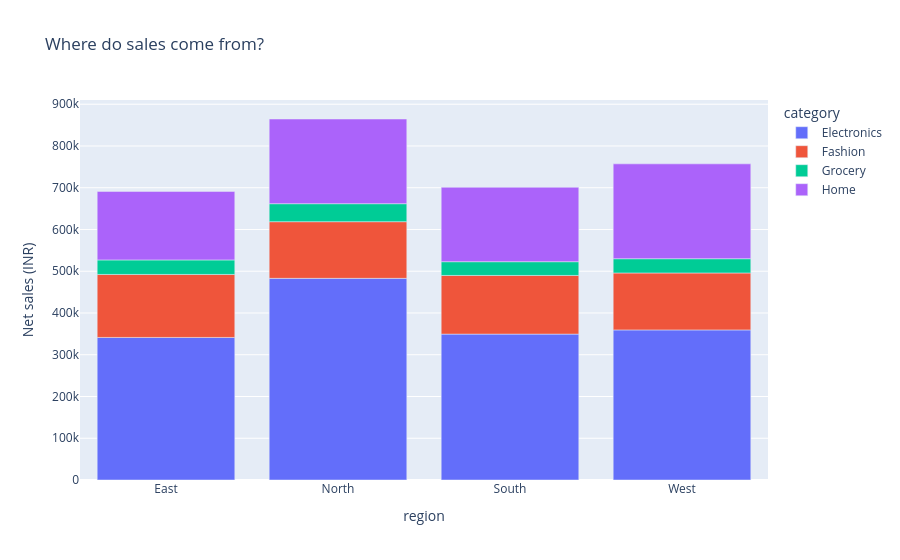

Notebook code for this chart:
### Markdown cell above
**Interpretation and reasoning**

Each marker summarizes selected orders in one month, not an individual order. Both lines use INR, so their heights can be compared as monetary amounts. The profit line remains below sales because it subtracts product costs in this data. The interactive version supplies exact values on hover and lets readers hide a line through the legend. A higher total is not automatically higher daily demand, especially for partial months.

### Step 14 - Plot the category mix within each region

**Question:** Is a region's total explained by a particular product mix?

### Code cell
# Group by the pair so each region has a separate amount for each category.
by_region = filtered.groupby(["region", "category"], as_index=False)["revenue"].sum()
fig = px.bar(
    by_region, x="region", y="revenue", color="category",
    title="Where do sales come from?",
    labels={"revenue": "Net sales (INR)"},
)
# Render this figure directly in the notebook output.
display(fig)

### Figure 1 — Plotly figure (JSON) as saved in the notebook; plotly's stock layout.template omitted (floating-point values rounded to 4 significant figures)
{"data": [{"hovertemplate": "category=Electronics<br>region=%{x}<br>Net sales (INR)=%{y}<extra></extra>", "legendgroup": "Electronics", "marker": {"color": "#636efa", "pattern": {"shape": ""}}, "name": "Electronics", "orientation": "v", "showlegend": true, "textposition": "auto", "type": "bar", "x": ["East", "North", "South", "West"], "xaxis": "x", "y": [341400.0, 483000.0, 349400.0, 359500.0], "yaxis": "y"}, {"hovertemplate": "category=Fashion<br>region=%{x}<br>Net sales (INR)=%{y}<extra></extra>", "legendgroup": "Fashion", "marker": {"color": "#EF553B", "pattern": {"shape": ""}}, "name": "Fashion", "orientation": "v", "showlegend": true, "textposition": "auto", "type": "bar", "x": ["East", "North", "South", "West"], "xaxis": "x", "y": [150900.0, 135700.0, 140500.0, 136400.0], "yaxis": "y"}, {"hovertemplate": "category=Grocery<br>region=%{x}<br>Net sales (INR)=%{y}<extra></extra>", "legendgroup": "Grocery", "marker": {"color": "#00cc96", "pattern": {"shape": ""}}, "name": "Grocery", "orientation": "v", "showlegend": true, "textposition": "auto", "type": "bar", "x": ["East", "North", "South", "West"], "xaxis": "x", "y": [34760.0, 43060.0, 32950.0, 34130.0], "yaxis": "y"}, {"hovertemplate": "category=Home<br>region=%{x}<br>Net sales (INR)=%{y}<extra></extra>", "legendgroup": "Home", "marker": {"color": "#ab63fa", "pattern": {"shape": ""}}, "name": "Home", "orientation": "v", "showlegend": true, "textposition": "auto", "type": "bar", "x": ["East", "North", "South", "West"], "xaxis": "x", "y": [164100.0, 202900.0, 178300.0, 227200.0], "yaxis": "y"}], "layout": {"barmode": "relative", "legend": {"title": {"text": "category"}, "tracegroupgap": 0}, "title": {"text": "Where do sales come from?"}, "xaxis": {"anchor": "y", "domain": [0.0, 1.0], "title": {"text": "region"}}, "yaxis": {"anchor": "x", "domain": [0.0, 1.0], "title": {"text": "Net sales (INR)"}}}}
